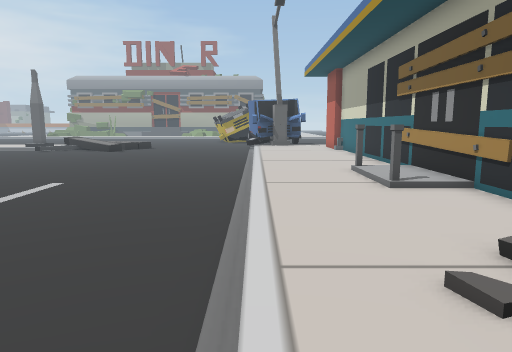
view 1 (above)

16 first-person views from a walk through a Unity game level. The camera is 1.3 m above the floor, tilts 8° down and sees 70° across. The floor is counted in squares, 1 m on a side. Each view is taken from the middle of a square. On the plan, view 1 faces up. The plan holds only what a view shows up to about 15 squares ahead; the rest is blank. The place goes on beyond the plan. The player is left out.

view 2
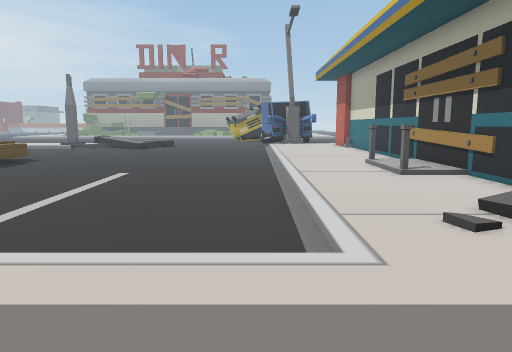

view 3
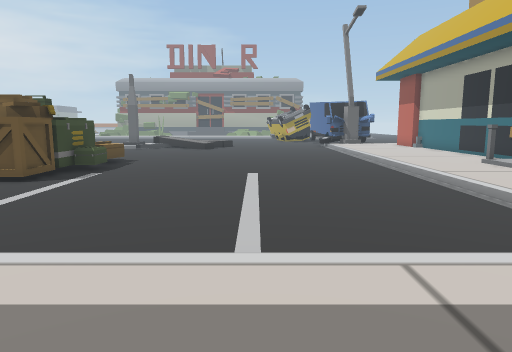

view 4
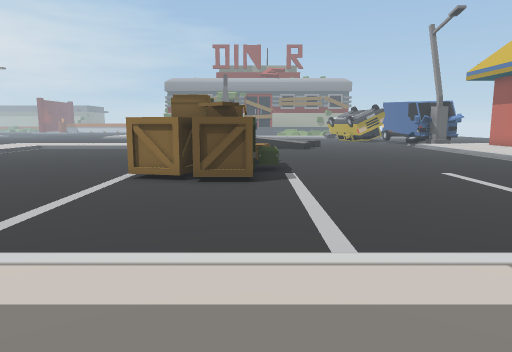

view 5
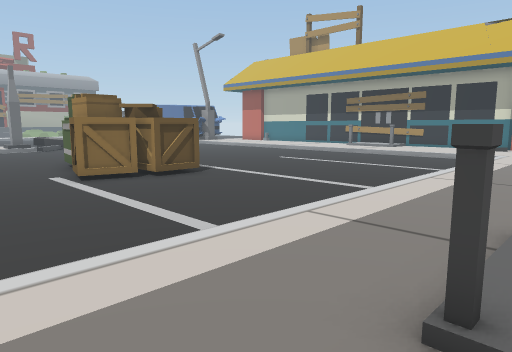

view 6
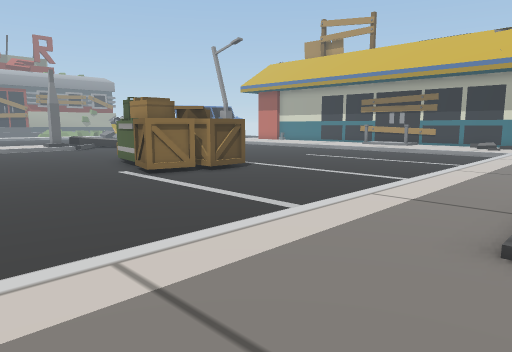

view 7
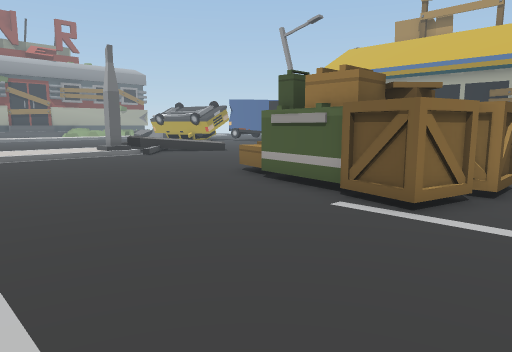

view 8
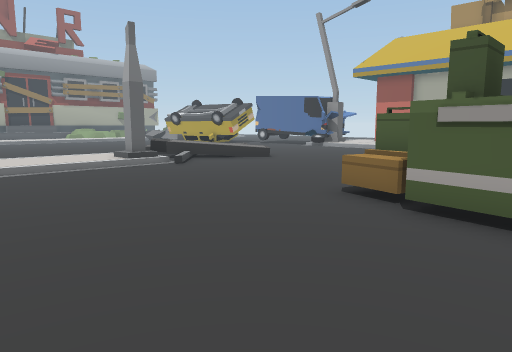

view 9
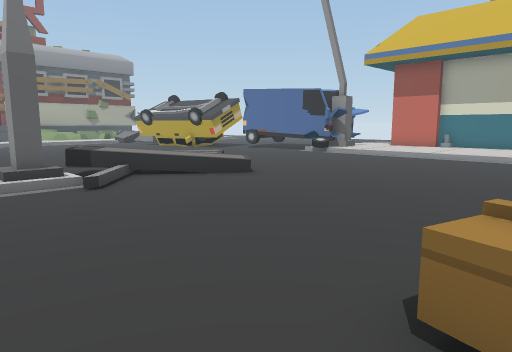

view 10
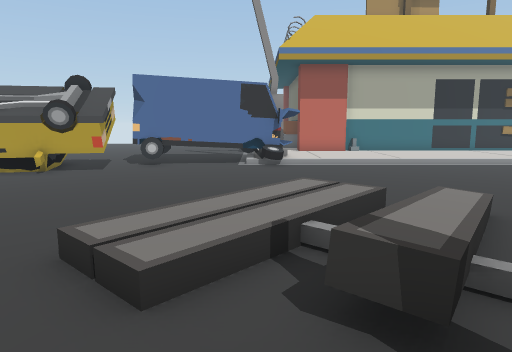

view 11
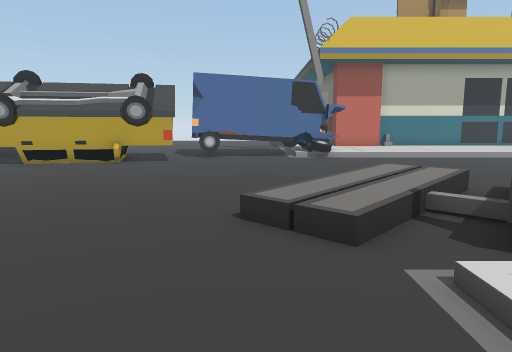

view 12
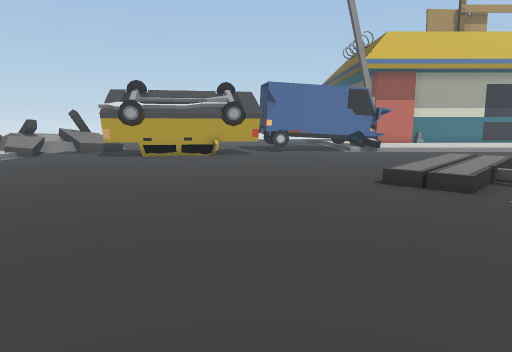

view 13
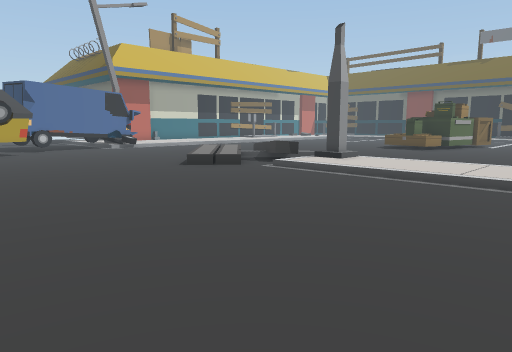

view 14
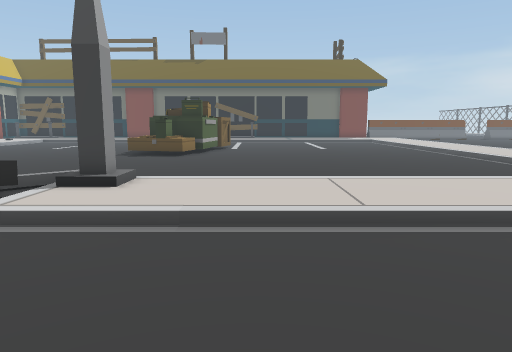

view 15
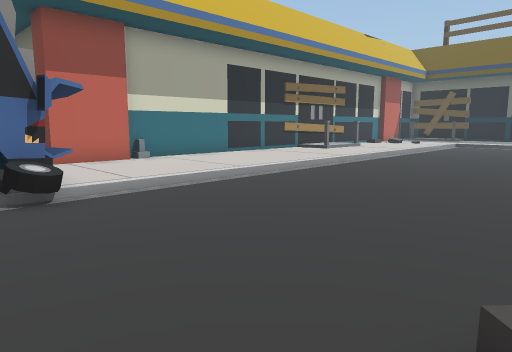

view 16
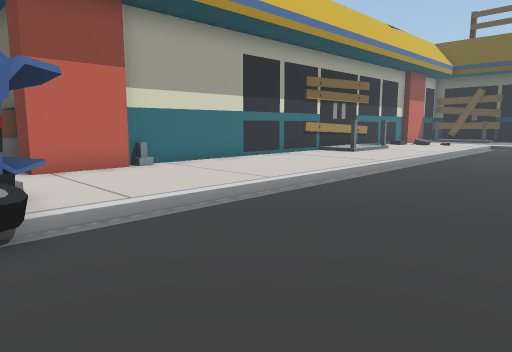

### Floor plan
Key: @ floor where view 1 was taken; # wall or solid block; . main floor; : floor 0.25 m higher than the main floor; + floor 0.5 m higher than the main floor; * floor 0.75 m higher than the main floor; / step, stairs or slope; = window, fence, low wall or low ledge; ^ raised ledge; A van; O other object.
Columns run from 20 left of view 1 to 8 right of it. Each row starts with its distance up from view 1.
 33 . ..   ..........OO
 32  ................OO
 31 .................OOOO.
 30 .................OOOO.
 29  .................OOA.
 28  ...................A
 27  ...................A
 26  .........O.........A
 25  ........O//........A
 24 ::::::::/.///.......AA
 23 ::::::::==////......AA
 22 :::::::#/=*//......./::::  ^
 21 /////////..//......./:::## =#
 20 ............/......./:::##
 19 ..................../::::#
 18 ..................../::::#
 17 ..................../::::#
 16 ..................../::::#
 15 ..................../::::#
 14 ..................../::::#
 13 .......OOO........../::::#
 12 .......O O........../::::#
 11 ......OO O........../::::#
 10  .....OOOO........../::#+#
  9 ......OOOO........../::++#
  8 ......OOOO........../::#+#
  7  .................../::::#
  6 ..................../::::#
  5  .................../::::
  4  .................../:::
  3  .................../::/
  2  .................../::
  1 ::::::::::::::::::::::
  0 ::::::::::::::::::::@:
 -1  :::#:: :::
 -2 : ::/+   :     :   :

Positions as (right, up) in squares from view 1, and headings:
1: (0, 0), facing up
2: (-1, -2), facing up
3: (-5, -2), facing up
4: (-11, -2), facing up
5: (-18, -2), facing up-right
6: (-20, -2), facing up-right
7: (-20, 6), facing up-right
8: (-19, 10), facing up-right
9: (-15, 13), facing up-right
10: (-14, 24), facing right
11: (-15, 26), facing right
12: (-18, 29), facing right
13: (-20, 33), facing down-right
14: (-16, 29), facing down
15: (-7, 25), facing down-right
16: (-5, 24), facing down-right
